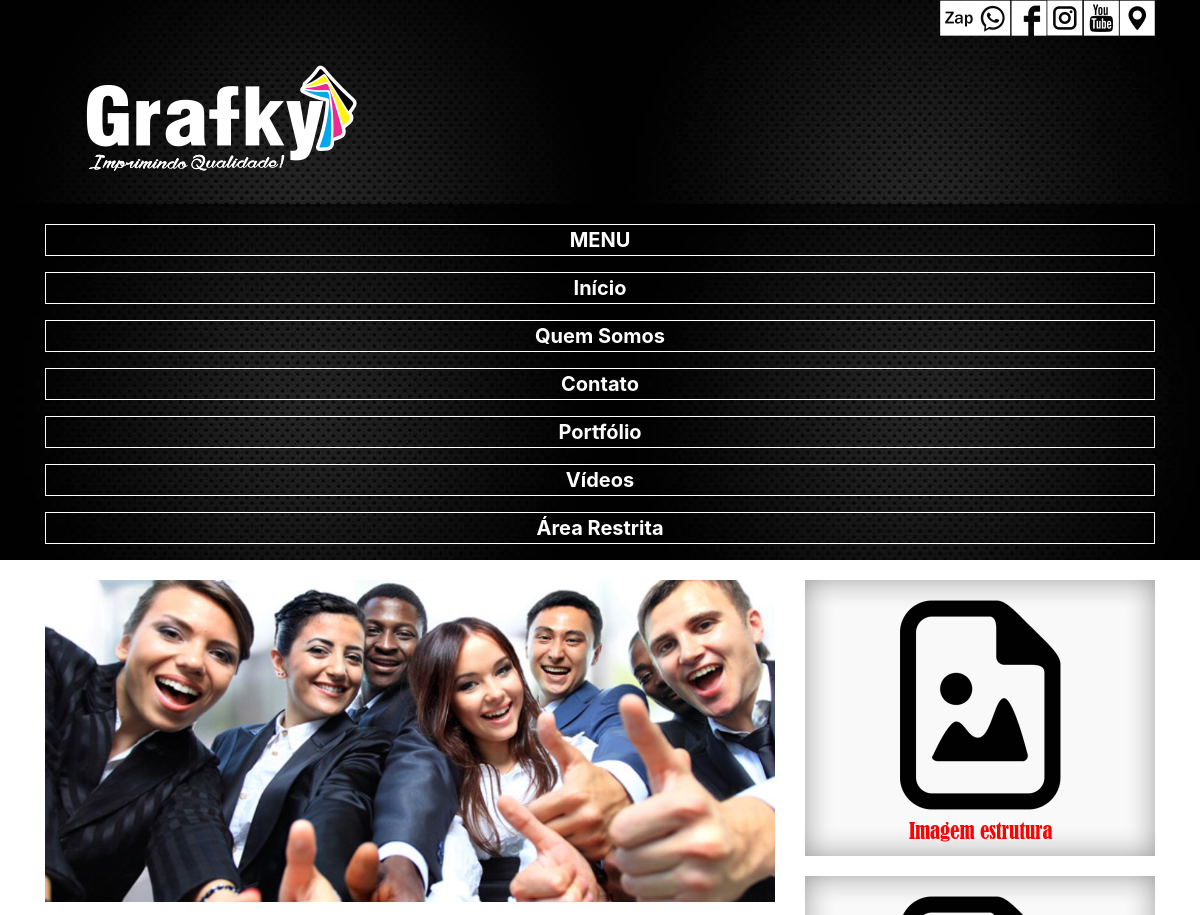
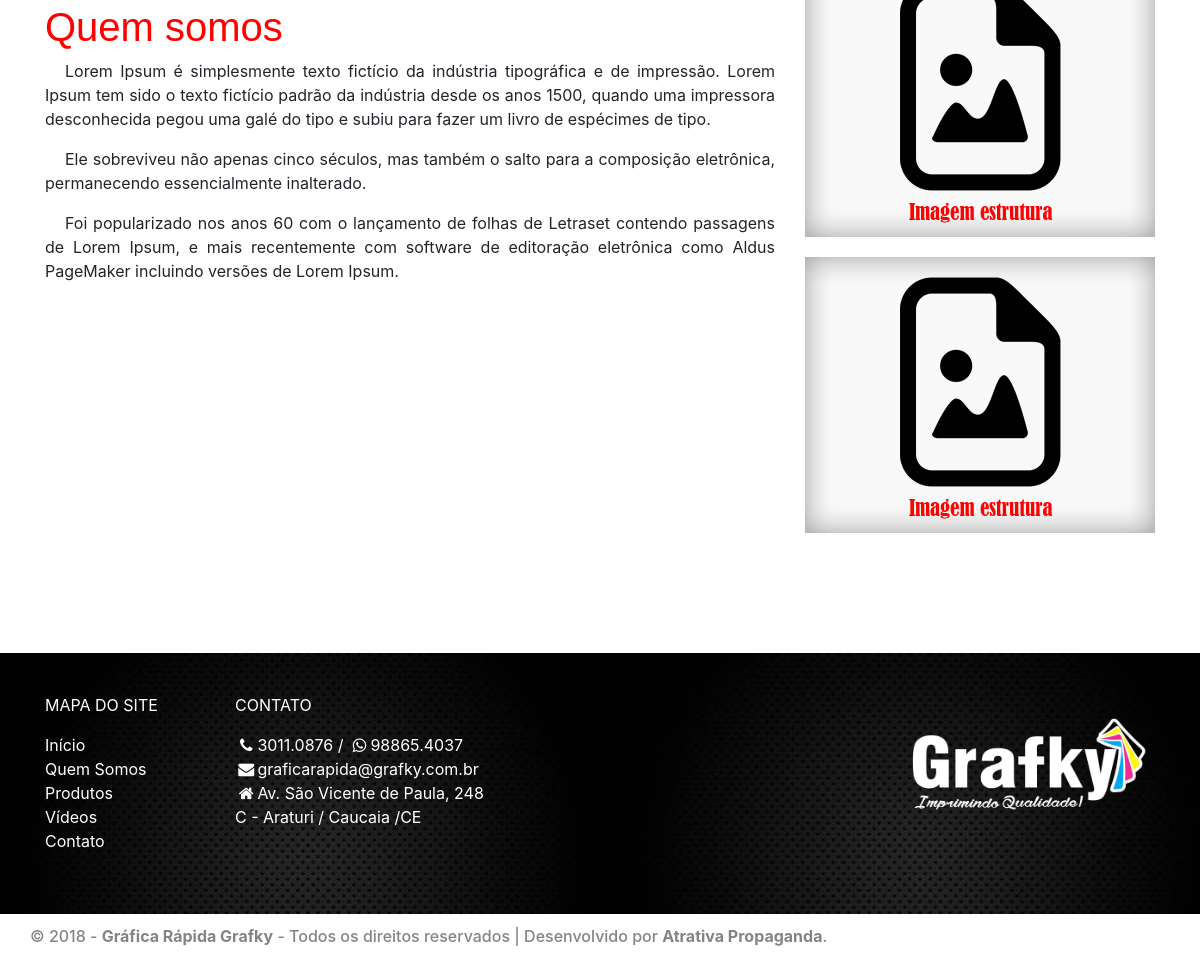
Screenshot of /contentmanage/views/core/quemsomos.php with the database file from the repository (2 pictures, top to bottom).
### tables this page shows
CREATE TABLE `w2a` (
  `id` int(11) NOT NULL,
  `text` text,
  `large_banner` varchar(1000) DEFAULT NULL,
  `img1` varchar(1000) DEFAULT NULL,
  `img2` varchar(1000) DEFAULT NULL,
  `img3` varchar(1000) DEFAULT NULL
);

### contentmanage/include/connect.php (called while the page is built, shortened)
<?php
class Connect {
	private static $instance;
	public static function getInstance() {
		if (! isset ( self::$instance )) {
			self::$instance = new PDO ( 'mysql:host=localhost;dbname=contentmanage;charset=utf8',
			 'adriano', '453231' );
			self::$instance->setAttribute ( \PDO::ATTR_ERRMODE, \PDO::ERRMODE_EXCEPTION );
			self::$instance->setAttribute ( \PDO::ATTR_ORACLE_NULLS, \PDO::NULL_EMPTY_STRING );
		}
		return self::$instance;
	}
}

### contentmanage/models/W2a.php (called while the page is built, shortened)
<?php
include_once CONNECT . 'connect.php';
class W2a
{
	private static $connect;
	public static function getCurrent(){
		self::$connect = Connect::getInstance ();
		$q = "select * from w2a";
		$statement = self::$connect->prepare ( $q );
		$statement->execute();
		self::$connect = null;
		if ($statement->rowCount() > 0) {
			$info = $statement->fetch(PDO::FETCH_ASSOC);
			return $info;
		} else {
			return false;
		}
	}
}

### contentmanage/views/core/quemsomos.php (the view, shortened to what this page needs)
<?php
include_once MODEL . 'W2a.php';
$w2a = W2a::getCurrent();
?>
<!DOCTYPE html>
<html lang="pt-br">
  <head>
    <link rel="stylesheet" href="https://stackpath.bootstrapcdn.com/bootstrap/4.1.0/css/bootstrap.min.css">
	<link href="../../static/css/estilo.css" rel="stylesheet" style="text.css">
	<link href="../../static/css/fontello.css" rel="stylesheet" style="text.css">
  <link href="https://cdn.quilljs.com/1.3.6/quill.snow.css" rel="stylesheet">
</head>
<body>
<section id="topo">
	<div class="container">
		<div class="row">
			<div class="col-md-9">
			</div>
			<div class="col-md-3 sociais_top">
				<ul>
					<li><a href="contato.html" target="_blanck""><img class="zoom_in" src="../../static/imagens/sociais_local.png"/></a></li>
					<li><a href="http://www.youtube.com" target="_blanck""><img class="zoom_in" src="../../static/imagens/sociais_youtube.png"/></a></li>
					<li><a href="https://www.instagram.com/grafkyimpressao/" target="_blanck"><img class="zoom_in" src="../../static/imagens/sociais_instagram.png"/></a></li>
					<li><a href="https://www.facebook.com/grafky/" target="_blanck"><img class="zoom_in" src="../../static/imagens/sociais_face.png"/></a></li>
					<li><a href="https://api.whatsapp.com/send?phone=558588654037" target="_blanck"><img class="zoom_in" src="../../static/imagens/sociais_whatsapp.png"/></a></li>
				</ul>
			</div>
		</div>
	</div>
	<div class="container">
		<div class="row">
			<div class="col-md-4 logo_top">
				<a href="index.html"><img class="img-responsive" src="../../static/imagens/logo.png"></a>
			</div>
		</div>
	</div>
</section>
	<section id="menu">
		<div class="container">
			<div class="row">
				<div class="col-md-12 menu_mob">
					<p><span class="icon-menu"></span>MENU</p>
					<p><a href="../../index.php">Início</a></p>
					<p><a href="quemsomos.php">Quem Somos</a></p>
					<p><a href="contato.php">Contato</a></p>
					<p><a href="portfolio.php">Portfólio</a></p>
					<p><a href="../../index.php#videos">Vídeos</a></p>
					<p><a href="../../control/UserControl.php?key=enter" target="_blanck">Área Restrita</a></p>
				</div>
			</div>
		</div>
	</section>
	<div class="container">
		<div class="row">
			<div class="col-md-8 colula_esquerda_sobre">
				<div class="row">
					<div class="col-md-12 img_quemsomos">
						<?php
							if ($w2a['large_banner'] && $w2a['large_banner'] != 'not_sended') {
								echo "
								<img class='img-responsive' src='../../upload/{$w2a['large_banner']}'/>
								";
							}
						?>
					</div>
				</div>
				<div class="row">
					<div class="col-md-12 titulo_quemsomos">
						<p>
							<?php
  							if ($w2a['text'] && $w2a['text'] != 'not_sended') {
  								echo $w2a['text'];
  							}
  						?>
						</p>
					</div>
				</div>
			</div>
			<div class="col-md-4 coluna_direita_sobre">
				<div class="row">
					<div class="col-md-12 img_estrutura">
						<?php
							if ($w2a['img1'] && $w2a['img1'] != 'not_sended') {
								echo "
								<img class='img-responsive' src='../../upload/{$w2a['img1']}'/>
								";
							}
						?>
					</div>
					<div class="col-md-12 img_estrutura">
						<?php
							if ($w2a['img2'] && $w2a['img2'] != 'not_sended') {
								echo "
								<img class='img-responsive' src='../../upload/{$w2a['img2']}'/>
								";
							}
						?>
					</div>
					<div class="col-md-12 img_estrutura">
						<?php
							if ($w2a['img3'] && $w2a['img3'] != 'not_sended') {
								echo "
								<img class='img-responsive' src='../../upload/{$w2a['img3']}'/>
								";
							}
						?>
					</div>
				</div>
			</div>
		</div>
	</div>
	<section id="footer">
		<div class="container">
			<div class="row">
				<div class="col-md-2 rodape">
					<p>MAPA DO SITE</p>
						<a href="../../index.php">Início</a>
						<a href="quemsomos.php">Quem Somos</a>
						<a href="../../index.php#produtos">Produtos</a>
						<a href="../../index.php#videos">Vídeos</a>
						<a href="contato.php">Contato</a>
				</div>
				<div class="col-md-3 rodape">
					<p>CONTATO</p>
					<span class="icon-phone"></span>3011.0876 / <span class="icon-whatsapp"></span>98865.4037</br>
					<span class="icon-mail-alt"></span>grafica&shyrapida@grafky&shy.com.br </br>
					<span class="icon-home"></span>Av. São Vicente de Paula, 248 C - Araturi / Caucaia /CE
				</div>
				<div class="col-md-4 rodape map_rodape">
					<iframe src="https://www.google.com/maps/embed?pb=!1m18!1m12!1m3!1d3981.17536154283!2d-38.63243658582746!3d-3.771991644450508!2m3!1f0!2f0!3f0!3m2!1i1024!2i768!4f13.1!3m3!1m2!1s0x7c74c964f7a7f55%3A0x88cdbd99aa45a147!2sGrafky+Impress%C3%A3o+Digital!5e0!3m2!1spt-BR!2sus!4v1531927308706" width="100%" height="200" frameborder="0" style="border:0" allowfullscreen></iframe>
				</div>
				<div class="col-md-3 rodape">
					<img class="img-responsive" src="../../static/imagens/logo.png"/>
				</div>
			</div>
		</div>
	</section>
	<section id="copy">
		<p>&copy 2018 - <span>Gráfica Rápida Grafky</span> - Todos os direitos reservados | Desenvolvido por <span>Atrativa Propaganda</span>.</p>
	</section>
	</body>
</html>

### contentmanage/static/css/estilo.css (style rules this page uses)
.logo_top img { display: block; margin: 0 auto; }
#topo { background-image: url('../imagens/fundo_footer.jpg'); }
#menu { padding-top: 20px; text-align: center; margin-bottom: 20px; background-image: url('../imagens/fundo_footer.jpg'); }
#menu p { color: #fff; font-size: 20px; font-weight: 700; border: 1px solid #fff; }
#menu a { color: #fff; font-weight: 700; }
.menu_mob a { text-decoration: none; }
.sociais_top ul li { display: inline-block; float: right; }
.sociais_top img { display: inline-block; }
.zoom_in { overflow: hidden; transition-duration: 0.1s; transition-property: transform; }
.img_quemsomos img { width: 100%; }
.titulo_quemsomos h1 { font-family: arial; color: red; }
.titulo_quemsomos p { text-align: justify; text-indent: 20px; }
.img_estrutura { padding: none; margin-bottom: 20px; }
.coluna_direita_sobre img { width: 100%; }
#footer { margin-top: 100px; background: url('../imagens/fundo_footer.jpg'); }
.rodape { margin-top: 40px; color: #fff; font-size: 16px; }
.rodape a { text-decoration: none; display: block; color: #fff; }
.rodape img { width: 100%; margin-bottom: 25px; }
.map_rodape { padding-bottom: 15px; }
#copy { padding-top: 10px; padding-left: 30px; }
#copy p { font-size: 16px; font-weight: 500; color: #848484; }
#copy span { font-weight: 700; }

### rows the page displays
w2a: large_banner (picture), text "Quem somos Lorem Ipsum é simplesmente texto fictício da indústria tipográfica e de impressão. Lorem Ipsum tem sido o texto fictício padrão da indústria desde os anos 1500, quando uma impressora desconhecida pegou uma galé do tipo e subiu para fazer um livro de espécimes de tipo. Ele sobreviveu não apenas cinco séculos, mas também o salto para a composição eletrônica, permanecendo essencialmente inalterado. Foi popularizado nos anos 60 com o lançamento de folhas de Letraset contendo passagens de Lorem Ipsum, e mais recentemente com software de editoração eletrônica como Aldus PageMaker incluindo versões de Lorem Ipsum.", img1 (picture), img2 (picture), img3 (picture)
